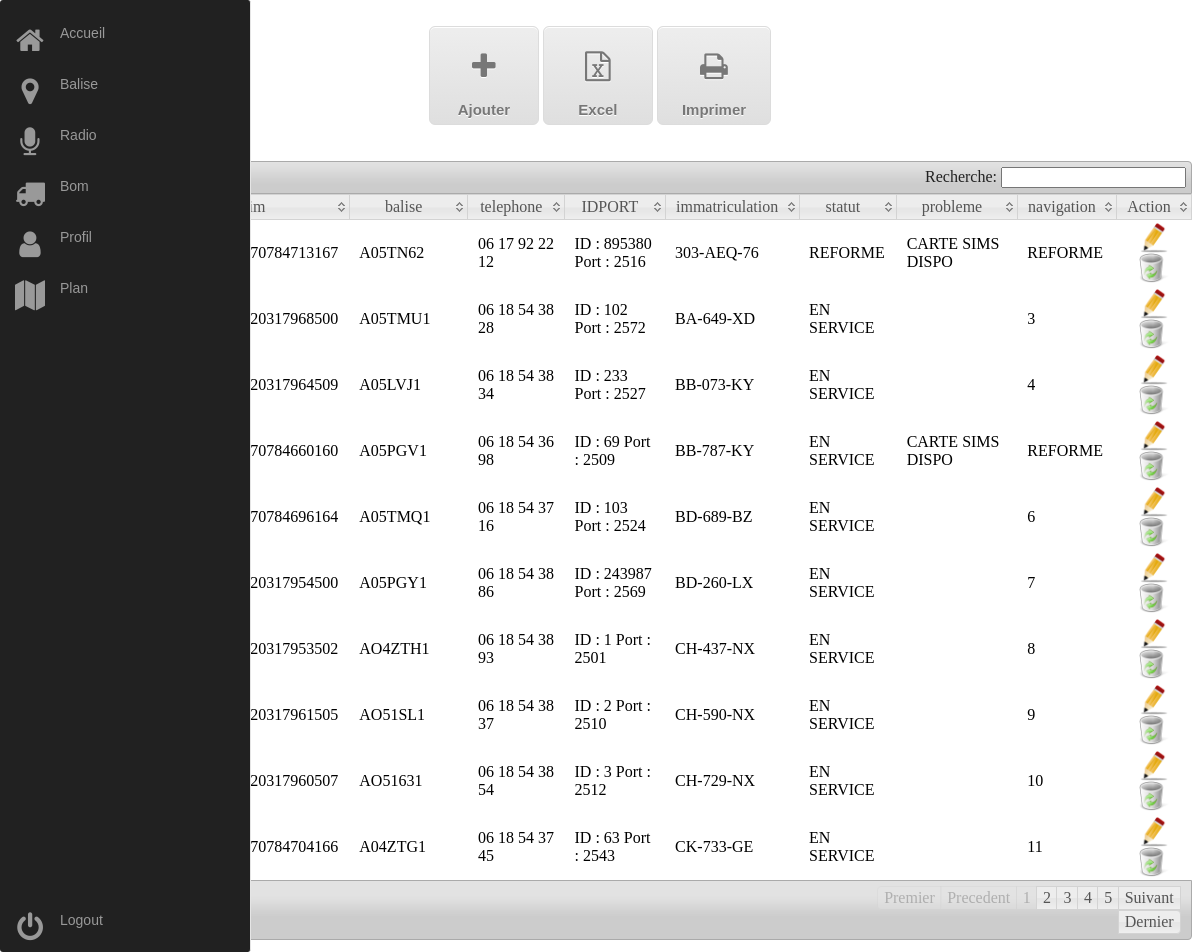
Page /sim.php on the committed database.
### tables this page shows
CREATE TABLE `carte_sims` (
  `id` int(11) NOT NULL,
  `Codification` text NOT NULL,
  `sim` text NOT NULL,
  `balise` text NOT NULL,
  `telephone` text NOT NULL,
  `IDPORT` text NOT NULL,
  `immatriculation` text NOT NULL,
  `statut` text NOT NULL,
  `probleme` text NOT NULL,
  `navigation` text NOT NULL,
  `LC` text NOT NULL,
  `pesee` text NOT NULL
);

### sim.php (the view, shortened to what this page needs)
<?php require_once ("dbconnection.php");
?>
<!DOCTYPE html PUBLIC "-//W3C//DTD XHTML 1.0 Transitional//EN" "http://www.w3.org/TR/xhtml1/DTD/xhtml1-transitional.dtd">
<html xmlns="http://www.w3.org/1999/xhtml">
<head>
<link rel="stylesheet" type="text/css" href="fancybox/jquery.fancybox.css?v=2.1.5" media="screen" />
<link rel="stylesheet" type="text/css" href="fancybox/jquery.fancybox-buttons.css?v=1.0.5" />
</head>
<br>
<?php include("menut.php")?>
<center><a href="addsim.php" id="myButton" class="fancybox fancybox.ajax"><i class="fa fa-plus"><br></i><br> Ajouter</a>
<a href="addsim.php" id="myButton" class="fancybox fancybox.ajax"><i class="fa fa-file-excel-o"><br></i><br> Excel</a>
<a href="addsim.php" id="myButton" class="fancybox fancybox.ajax"><i class="fa fa-print"><br></i><br> Imprimer</a>
</center>
<br/><br/>
<?php
					$sql="Select * from carte_sims";
					$res=$db->prepare($sql);
					$res->execute();
					$str="<div class='demo_jui'><table cellpadding='0' cellspacing='0' border='0' class='display' id='tbl' class='jtable'>";
					$str.="<thead><tr><th>ID</th><th>Codification</th><th>sim</th><th>balise</th><th>telephone</th><th>IDPORT</th><th>immatriculation</th><th>statut</th><th>probleme</th><th>navigation</th><th>Action</th></tr></thead><tbody>";
						while($row = $res->fetch(PDO::FETCH_ASSOC)){
							$str.="<tr><td><center>".$row['id']."</center></td>";
							$str.="<td>".$row['Codification']."</td>";
							$str.="<td>".$row['sim']."</td>";
							$str.="<td>".$row['balise']."</td>";
							$str.="<td>".$row['telephone']."</td>";
							$str.="<td>".$row['IDPORT']."</td>";
							$str.="<td>".$row['immatriculation']."</td>";
							$str.="<td>".$row['statut']."</td>";
							$str.="<td>".$row['probleme']."</td>";
								$str.="<td>".$row['navigation']."</td>";
							$str.="<td><center><a class='fancybox fancybox.ajax' href='addsim.php?ppid=".$row['id']."' onclick='return update()'><img src = 'images/edit-icon.png' height='30' width='30' alt = 'edit' title = 'edit'/></a><a href='delsim.php?pid=".$row['id']."' onclick='return bura()' ><img src = 'images/edit_delete.png' height='30' width='30' alt = 'delete' title = 'delete'/></a></center></td></tr>";
						}
						echo $str;
						echo "</tbody></table></div>";
                ?>
</body>
</html>

### css/demo_table_jui.css (style rules this page uses)
table.display thead th { cursor: pointer; padding: 3px 0 3px 10px; }
table.display { border-collapse: collapse; clear: both; margin: 0 auto; width: 100%; }
table.display td { padding: 3px 10px; }

### test.css (style rules this page uses)
.fa { position: relative; display: table-cell; width: 60px; height: 36px; text-align: center; vertical-align: middle; font-size:30px; padding-top: 15px; }

### sim.php (style rules this page uses)
#myButton { -moz-box-shadow:inset 0px 1px 0px 0px #ffffff; -webkit-box-shadow:inset 0px 1px 0px 0px #ffffff; box-shadow:inset 0px 1px 0px 0px #ffffff; background:-webkit-gradient(linear, left top, left bottom, color-stop(0.05, #ededed), color-stop(1, #dfdfdf)); background:-moz-linear-gradient(top, #ededed 5%, #dfdfdf 100%); background:-webkit-linear-gradient(top, #ededed 5%, #dfdfdf 100%); background:-o-linear-gradient(top, #ededed 5%, #dfdfdf 100%); background:-ms-linear-gradient(top, #ededed 5%, #dfdfdf 100%); background:linear-gradient(to bottom, #ededed 5%, #dfdfdf 100%); filter:progid:DXImageTransform.Microsoft.gradient(startColorstr='#ededed', endColorstr='#dfdfdf',GradientType=0); background-color:#ededed; -moz-border-radius:6px; -webkit-border-radius:6px; border-radius:6px; border:1px solid #dcdcdc; display:inline-block; cursor:pointer; color:#777777; font-family:arial; font-size:15px; font-weight:bold; padding:6px 24px; text-decoration:none; text-shadow:0px 1px 0px #ffffff; }

### rows in the picture
carte_sims: sim "89331013070784713167", balise "A05TN62", telephone "06 17 92 22 12", IDPORT "ID : 895380 Port : 2516", immatriculation "303-AEQ-76", statut "REFORME", probleme "CARTE SIMS DISPO", navigation "REFORME"
carte_sims: sim "89331042120317968500", balise "A05TMU1", telephone "06 18 54 38 28", IDPORT "ID : 102 Port : 2572", immatriculation "BA-649-XD", statut "EN SERVICE", navigation "3"
carte_sims: sim "89331042120317964509", balise "A05LVJ1", telephone "06 18 54 38 34", IDPORT "ID : 233 Port : 2527", immatriculation "BB-073-KY", statut "EN SERVICE", navigation "4"
carte_sims: sim "89331013070784660160", balise "A05PGV1", telephone "06 18 54 36 98", IDPORT "ID : 69 Port : 2509", immatriculation "BB-787-KY", statut "EN SERVICE", probleme "CARTE SIMS DISPO", navigation "REFORME"
carte_sims: sim "89331013070784696164", balise "A05TMQ1", telephone "06 18 54 37 16", IDPORT "ID : 103 Port : 2524", immatriculation "BD-689-BZ", statut "EN SERVICE", navigation "6"
carte_sims: sim "89331042120317954500", balise "A05PGY1", telephone "06 18 54 38 86", IDPORT "ID : 243987 Port : 2569", immatriculation "BD-260-LX", statut "EN SERVICE", navigation "7"
carte_sims: sim "89331042120317953502", balise "AO4ZTH1", telephone "06 18 54 38 93", IDPORT "ID : 1 Port : 2501", immatriculation "CH-437-NX", statut "EN SERVICE", navigation "8"
carte_sims: sim "89331042120317961505", balise "AO51SL1", telephone "06 18 54 38 37", IDPORT "ID : 2 Port : 2510", immatriculation "CH-590-NX", statut "EN SERVICE", navigation "9"
carte_sims: sim "89331042120317960507", balise "AO51631", telephone "06 18 54 38 54", IDPORT "ID : 3 Port : 2512", immatriculation "CH-729-NX", statut "EN SERVICE", navigation "10"
carte_sims: sim "89331013070784704166", balise "A04ZTG1", telephone "06 18 54 37 45", IDPORT "ID : 63 Port : 2543", immatriculation "CK-733-GE", statut "EN SERVICE", navigation "11"
